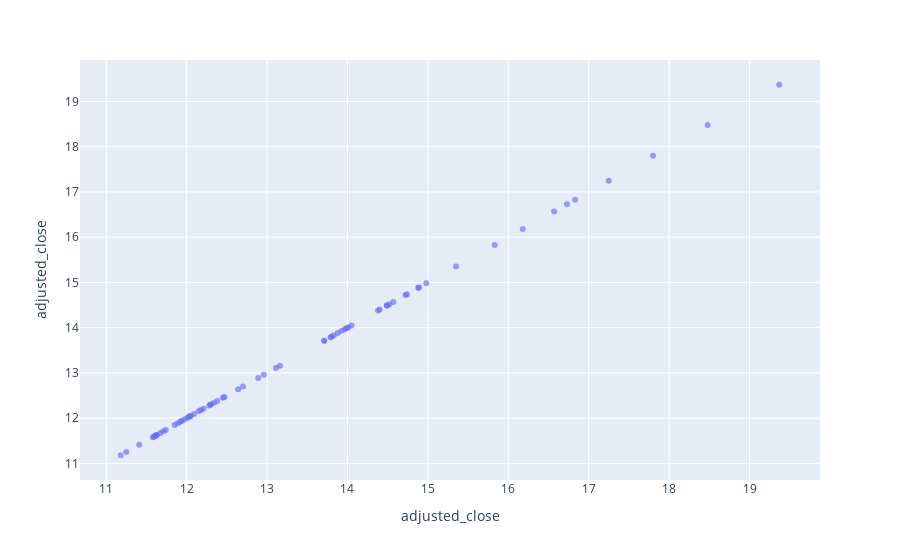

The code cell stored with this chart in its notebook:
### Code cell
fig = px.scatter(azul_sa, x='adjusted_close', y='adjusted_close', opacity=0.65)
# fig.add_traces(go.Scatter(x=X, y=predictions.reshape((70,), name='Polynomial Regression Fit'))

fig.show()

### Figure 1 — Plotly figure (JSON) as saved in the notebook; plotly's stock layout.template omitted (floating-point values rounded to 4 significant figures)
{"data": [{"hovertemplate": "adjusted_close=%{y}<extra></extra>", "legendgroup": "", "marker": {"color": "#636efa", "opacity": 0.65, "symbol": "circle"}, "mode": "markers", "name": "", "orientation": "v", "showlegend": false, "type": "scatter", "x": [12.38, 14.01, 12.3, 11.92, 16.83, 12.03, 12.96, 13.71, 11.59, 11.97, 14.88, 11.94, 12.28, 15.35, 11.62, 12.47, 14.49, 11.41, 13.79, 12.01, 11.18, 12.3, 11.71, 12.09, 11.74, 14.05, 11.67, 13.16, 11.63, 12.34, 15.83, 19.37, 16.73, 12.15, 14.89, 13.11, 13.71, 13.97, 14.52, 17.8, 13.93, 12.04, 14.49, 14.72, 18.48, 14.57, 13.83, 12.45, 16.57, 14.4, 12.7, 12.21, 11.58, 12.89, 11.61, 16.18, 12.18, 11.61, 11.25, 11.89, 14.38, 13.88, 11.85, 13.99, 12.05, 14.74, 13.8, 12.64, 17.25, 14.98], "xaxis": "x", "y": [12.38, 14.01, 12.3, 11.92, 16.83, 12.03, 12.96, 13.71, 11.59, 11.97, 14.88, 11.94, 12.28, 15.35, 11.62, 12.47, 14.49, 11.41, 13.79, 12.01, 11.18, 12.3, 11.71, 12.09, 11.74, 14.05, 11.67, 13.16, 11.63, 12.34, 15.83, 19.37, 16.73, 12.15, 14.89, 13.11, 13.71, 13.97, 14.52, 17.8, 13.93, 12.04, 14.49, 14.72, 18.48, 14.57, 13.83, 12.45, 16.57, 14.4, 12.7, 12.21, 11.58, 12.89, 11.61, 16.18, 12.18, 11.61, 11.25, 11.89, 14.38, 13.88, 11.85, 13.99, 12.05, 14.74, 13.8, 12.64, 17.25, 14.98], "yaxis": "y"}], "layout": {"legend": {"tracegroupgap": 0}, "margin": {"t": 60}, "xaxis": {"anchor": "y", "domain": [0, 1], "title": {"text": "adjusted_close"}}, "yaxis": {"anchor": "x", "domain": [0, 1], "title": {"text": "adjusted_close"}}}}
